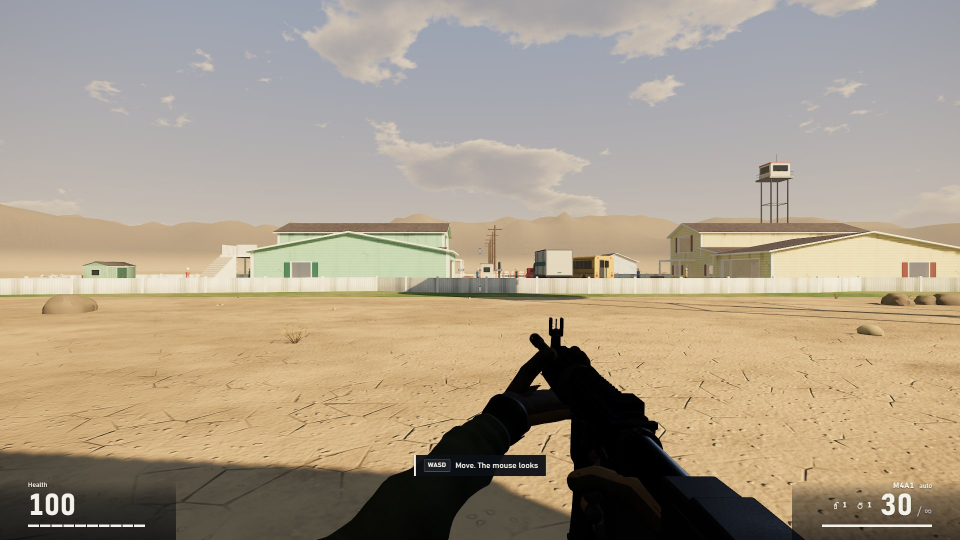
#> input picture .scratch/next-level/gun-shade/before/shade.jpg, 1920 x 1080 px (shown at 1/2 size)
$ python patches.py before/shade.jpg
#> lines starting #> are read from the running program, lines starting #| are printed output that depends on the picture
# Mean sRGB brightness of fixed patches on the gun in the shade.mjs shots (same spot, same pose): receiver top, receiver side, handguard, and the whole gun's dark pixels.
import sys
from PIL import Image
P = {'rail': (1185, 760, 1235, 800), 'side': (1150, 830, 1220, 880), 'guard': (1110, 700, 1150, 740), 'mag': (1330, 960, 1440, 1040)}
for f in sys.argv[1:]:
    im = Image.open(f).convert('L')
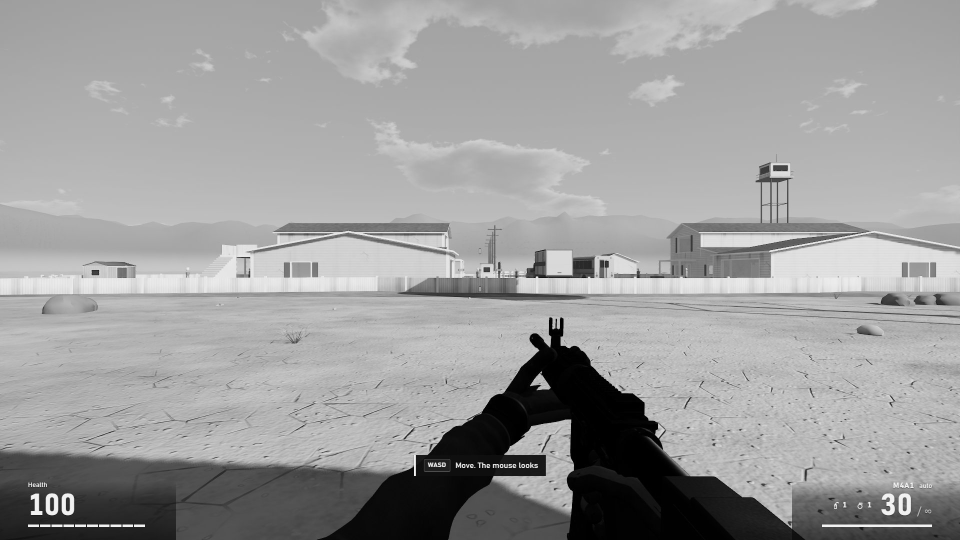
#> im: PIL image 1920x1080 L (shown at 1/2 size); min 0, max 255, mean 156.9
    out = {k: round(sum(im.crop(b).getdata()) / ((b[2] - b[0]) * (b[3] - b[1])), 1) for k, b in P.items()}
#> out = {'rail': 21.4, 'side': 0.3, 'guard': 1.7, 'mag': 11.8}
    print(f, out)
#| before/shade.jpg {'rail': 21.4, 'side': 0.3, 'guard': 1.7, 'mag': 11.8}
